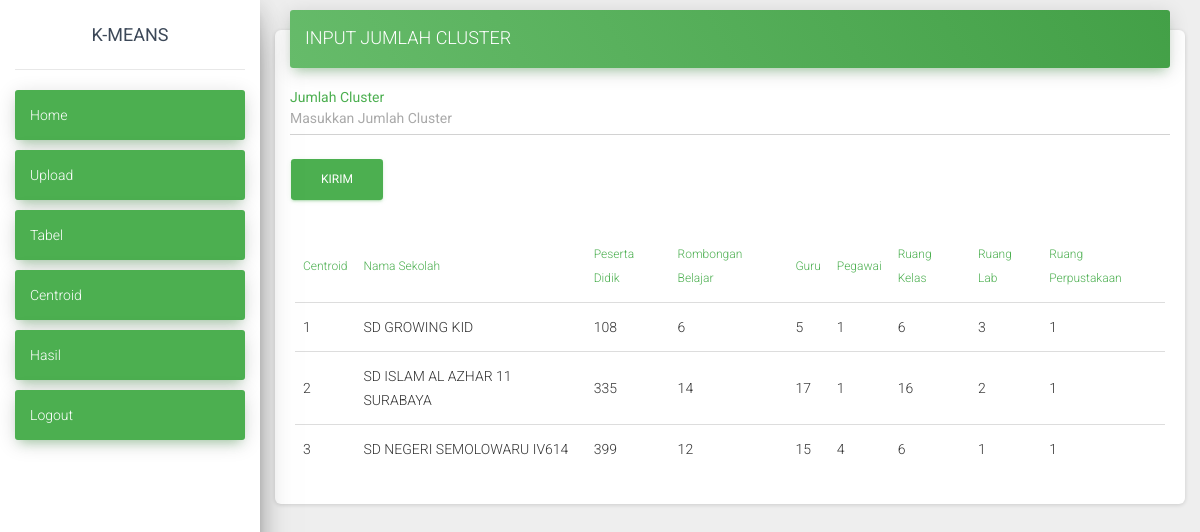
The app's page /dash/cluster.php (signed in) with its own data.
### tables this page shows
CREATE TABLE `centroid` (
  `id_centroid` int(11) NOT NULL,
  `id_sd` int(11) NOT NULL
);

CREATE TABLE `data_sd` (
  `id_sd` int(11) NOT NULL,
  `nama` varchar(50) NOT NULL,
  `pd` int(11) NOT NULL,
  `rombel` int(11) NOT NULL,
  `guru` int(11) NOT NULL,
  `pegawai` int(11) NOT NULL,
  `kelas` int(11) NOT NULL,
  `lab` int(11) NOT NULL,
  `perpus` int(11) NOT NULL
);

### dash/cluster.php (the view, shortened to what this page needs)
<?php include "../inc/header.php" ?>
<div class="main-panel">
  <div class="col-lg-max col-md-12">
    <div class="card">
      <div class="card-header card-header-success">
        <h4 class="card-title">INPUT JUMLAH CLUSTER</h4>
      </div>
      <form action="" method="post">
        <div class="container">
          <div class="form-group">
            <label class="text-success">Jumlah Cluster</label>
            <input type="number" min="2" max="5" step="1" name="jumlah" class="form-control" placeholder="Masukkan Jumlah Cluster" value="" required>
          </div>
          <div class="form-group">
            <input type="submit" name="kirim" class="btn btn-success" value="Kirim">
          </div>
        </div>
      </form>
      <?php
      include '../inc/koneksidb.php';
      ?>
      <div class="card-body table-responsive">
        <table class="table table-hover">
          <thead class="text-success">
            <th>Centroid</th>
            <th>Nama Sekolah</th>
            <th>Peserta Didik</th>
            <th>Rombongan Belajar</th>
            <th>Guru</th>
            <th>Pegawai</th>
            <th>Ruang Kelas</th>
            <th>Ruang Lab</th>
            <th>Ruang Perpustakaan</th>
          </thead>
          <?php
          $queryD = mysqli_query($host, "SELECT * FROM centroid tc JOIN data_sd tp ON tp.id_sd=tc.id_sd");
          while ($data = mysqli_fetch_array($queryD, MYSQLI_ASSOC)) {
          ?>
            <tr>
              <td><?php echo $data["id_centroid"]; ?></td>
              <td><?php echo $data["nama"]; ?></td>
              <td><?php echo $data["pd"]; ?></td>
              <td><?php echo $data["rombel"]; ?></td>
              <td><?php echo $data["guru"]; ?></td>
              <td><?php echo $data["pegawai"]; ?></td>
              <td><?php echo $data["kelas"]; ?></td>
              <td><?php echo $data["lab"]; ?></td>
              <td><?php echo $data["perpus"]; ?></td>
            </tr>
          <?php } ?>
        </table>
      </div>
    </div>
  </div>
</div>
<?php include "../inc/footer.php" ?>

### inc/header.php (shortened to what this page needs)
<!DOCTYPE html>
<html lang="en">
<head>
  <link rel="stylesheet" href="https://maxcdn.bootstrapcdn.com/font-awesome/latest/css/font-awesome.min.css">
  <link href="../assets/css/material-dashboard.css?v=2.1.2" rel="stylesheet" />
</head>
<body>
  <div class="wrapper">
    <div class="sidebar" data-color="green" data-background-color="white">
      <div class="logo"><a href="../inc/home.php" class="simple-text logo-normal">
          K-MEANS
        </a></div>
      <div class="sidebar-wrapper">
        <ul class="nav">
          <li class="nav-item active  ">
            <a class="nav-link" href="../inc/home.php">
              <p>Home</p>
            </a>
          </li>
          <li class="nav-item active  ">
            <a class="nav-link" href="../dash/upload.php">
              <p>Upload</p>
            </a>
          </li>
          <li class="nav-item active  ">
            <a class="nav-link" href="../dash/tabel.php">
              <p>Tabel</p>
            </a>
          </li>
          <li class="nav-item active  ">
            <a class="nav-link" href="../dash/cluster.php">
              <p>Centroid</p>
            </a>
          </li>
          <li class="nav-item active  ">
            <a class="nav-link" href="../dash/hasil.php">
              <p>Hasil</p>
            </a>
          </li>
          <li class="nav-item active  ">
            <a class="nav-link" href="../inc/logout.php">
              <p>Logout</p>
            </a>
          </li>
        </ul>
      </div>
    </div>

### inc/footer.php (shortened to what this page needs)
</div>
</body>

### inc/footer.php (style rules this page uses)
thead th { font-size: 12px !important; }

### records on screen
centroid: id_centroid "1", id_sd.nama "SD GROWING KID", id_sd.pd "108", id_sd.rombel "6", id_sd.guru "5", id_sd.pegawai "1", id_sd.kelas "6", id_sd.lab "3", id_sd.perpus "1"
centroid: id_centroid "2", id_sd.nama "SD ISLAM AL AZHAR 11 SURABAYA", id_sd.pd "335", id_sd.rombel "14", id_sd.guru "17", id_sd.pegawai "1", id_sd.kelas "16", id_sd.lab "2", id_sd.perpus "1"
centroid: id_centroid "3", id_sd.nama "SD NEGERI SEMOLOWARU IV614", id_sd.pd "399", id_sd.rombel "12", id_sd.guru "15", id_sd.pegawai "4", id_sd.kelas "6", id_sd.lab "1", id_sd.perpus "1"
